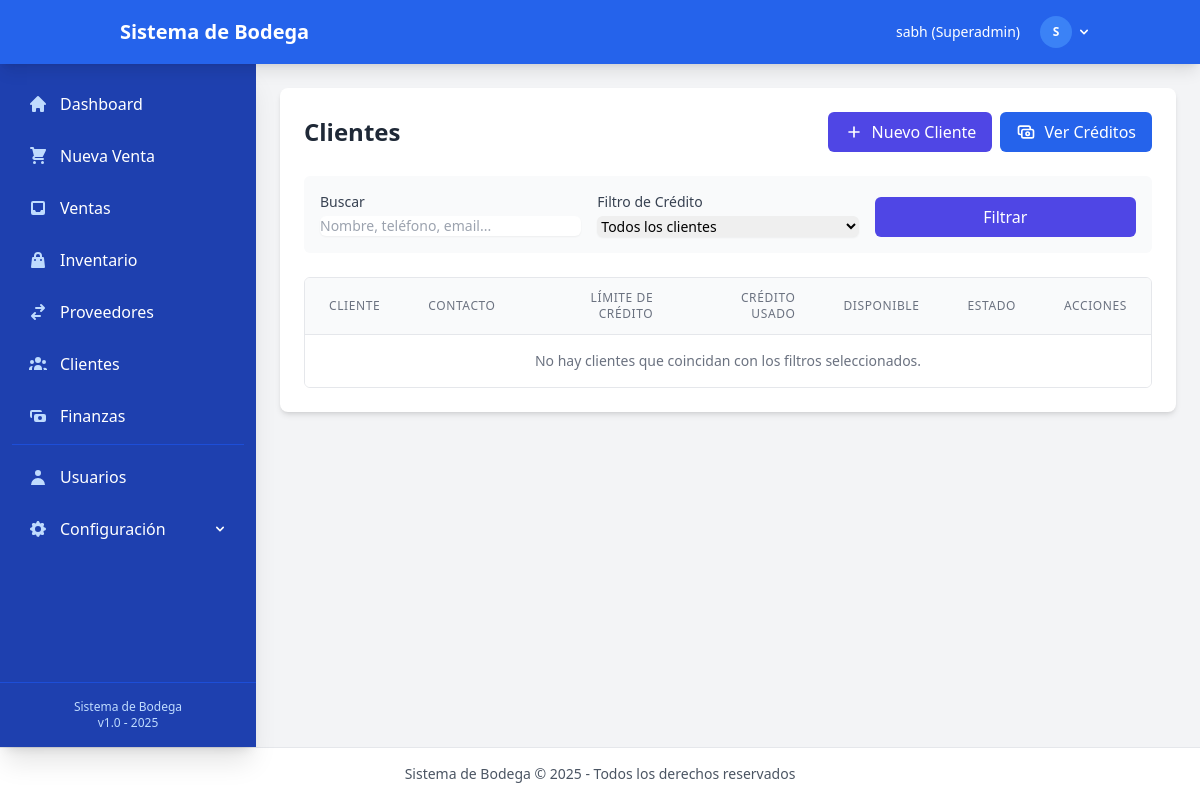
Page /customers/ (signed in) on the earlier database version.
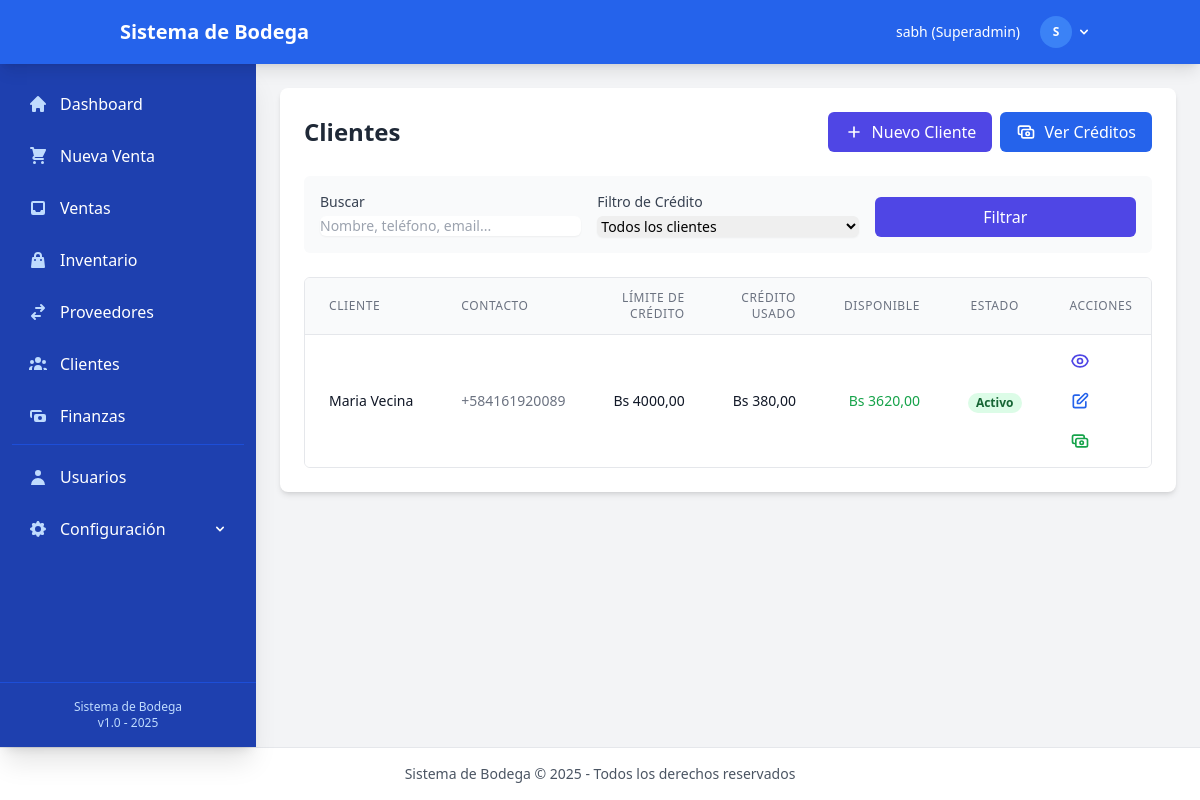
Same page on the later database version.
### customers/models.py (models this page shows, shortened)
class Customer(models.Model):
    name = models.CharField(
        max_length=100,
        verbose_name="Nombre"
    )
    phone = models.CharField(
        max_length=20,
        blank=True,
        verbose_name="Teléfono"
    )
    email = models.EmailField(
        blank=True,
        verbose_name="Email"
    )
    address = models.TextField(
        blank=True,
        verbose_name="Dirección"
    )
    credit_limit_bs = models.DecimalField(
        max_digits=12,
        decimal_places=2,
        default=0,
        verbose_name="Límite de Crédito (Bs)"
    )
    notes = models.TextField(
        blank=True,
        verbose_name="Notas"
    )
    is_active = models.BooleanField(
        default=True,
        verbose_name="Activo"
    )
    created_at = models.DateTimeField(
        auto_now_add=True,
        verbose_name="Creado el"
    )
    updated_at = models.DateTimeField(
        auto_now=True,
        verbose_name="Actualizado el"
    )
    class Meta:
        verbose_name = "Cliente"
        verbose_name_plural = "Clientes"
        ordering = ['name']
    @property
    def total_credit_used(self):
        from django.db.models import Sum
        total = self.credits.filter(is_paid=False).aggregate(Sum('amount_bs'))
        return total['amount_bs__sum'] or 0
    @property
    def available_credit(self):
        return self.credit_limit_bs - self.total_credit_used

### customers/views.py (the view)
# urls.py: path('', views.customer_list, name='customer_list'),
@login_required
def customer_list(request):
    search_query = request.GET.get('q')
    credit_filter = request.GET.get('credit')
    customers = Customer.objects.all()
    if search_query:
        customers = customers.filter(
            Q(name__icontains=search_query) |
            Q(phone__icontains=search_query) |
            Q(email__icontains=search_query)
        )
    if credit_filter == 'with_credit':
        customers = customers.filter(credit_limit_bs__gt=0)
    elif credit_filter == 'with_pending':
        customers_with_pending = CustomerCredit.objects.filter(
            is_paid=False
        ).values_list('customer_id', flat=True).distinct()
        customers = customers.filter(id__in=customers_with_pending)
    customers = customers.order_by('name')
    paginator = Paginator(customers, 20)  # 20 clientes por página
    page_number = request.GET.get('page')
    page_obj = paginator.get_page(page_number)
    return render(request, 'customers/customer_list.html', {
        'page_obj': page_obj,
        'search_query': search_query,
        'credit_filter': credit_filter,
    })

### accounts/models.py (called while the page is built)
    @property
    def role(self):
        if self.is_superuser:
            return 'Superadmin'
        elif self.is_admin:
            return 'Administrador'
        elif self.is_employee:
            return 'Empleado'
        else:
            return 'Usuario'

### utils/context_processors.py (called while the page is built)
def exchange_rate(request):
    latest_rate = ExchangeRate.get_latest_rate()
    return {
        'latest_exchange_rate': latest_rate,
    }

### utils/models.py (called while the page is built)
    @classmethod
    def get_latest_rate(cls):
        try:
            return cls.objects.latest()
        except cls.DoesNotExist:
            return None

### templates/customers/customer_list.html (shortened to what the changed rows need)
{% extends 'base/base.html' %}
{% block content %}
<div class="bg-white rounded-lg shadow-md p-6 mb-6">
    <div class="flex justify-between items-center mb-6">
        <h1 class="text-2xl font-bold text-gray-800">Clientes</h1>
    </div>
    <div class="bg-white overflow-hidden border border-gray-200 rounded-md">
        <table class="min-w-full divide-y divide-gray-200">
            <thead class="bg-gray-50">
                <tr>
                    <th scope="col" class="px-6 py-3 text-left text-xs font-medium text-gray-500 uppercase tracking-wider">
                        Cliente
                    </th>
                    <th scope="col" class="px-6 py-3 text-left text-xs font-medium text-gray-500 uppercase tracking-wider">
                        Contacto
                    </th>
                    <th scope="col" class="px-6 py-3 text-right text-xs font-medium text-gray-500 uppercase tracking-wider">
                        Límite de Crédito
                    </th>
                    <th scope="col" class="px-6 py-3 text-right text-xs font-medium text-gray-500 uppercase tracking-wider">
                        Crédito Usado
                    </th>
                    <th scope="col" class="px-6 py-3 text-right text-xs font-medium text-gray-500 uppercase tracking-wider">
                        Disponible
                    </th>
                    <th scope="col" class="px-6 py-3 text-center text-xs font-medium text-gray-500 uppercase tracking-wider">
                        Estado
                    </th>
                    <th scope="col" class="px-6 py-3 text-center text-xs font-medium text-gray-500 uppercase tracking-wider">
                        Acciones
                    </th>
                </tr>
            </thead>
            <tbody class="bg-white divide-y divide-gray-200">
                {% for customer in page_obj %}
                <tr class="hover:bg-gray-50">
                    <td class="px-6 py-4 whitespace-nowrap">
                        <div class="text-sm font-medium text-gray-900">{{ customer.name }}</div>
                    </td>
                    <td class="px-6 py-4 whitespace-nowrap">
                        <div class="text-sm text-gray-500">
                            {% if customer.phone %}
                                <div>{{ customer.phone }}</div>
                            {% endif %}
                        </div>
                    </td>
                    <td class="px-6 py-4 whitespace-nowrap text-sm text-gray-900 text-right">
                        Bs {{ customer.credit_limit_bs|floatformat:2 }}
                    </td>
                    <td class="px-6 py-4 whitespace-nowrap text-sm text-gray-900 text-right">
                        Bs {{ customer.total_credit_used|floatformat:2 }}
                    </td>
                    <td class="px-6 py-4 whitespace-nowrap text-sm text-right">
                        {% if customer.available_credit > 0 %}
                            <span class="font-medium text-green-600">Bs {{ customer.available_credit|floatformat:2 }}</span>
                        {% else %}
                            <span class="font-medium text-red-600">Bs {{ customer.available_credit|floatformat:2 }}</span>
                        {% endif %}
                    </td>
                    <td class="px-6 py-4 whitespace-nowrap text-center">
                        {% if customer.is_active %}
                            <span class="px-2 inline-flex text-xs leading-5 font-semibold rounded-full bg-green-100 text-green-800">
                                Activo
                            </span>
                        {% else %}
                            <span class="px-2 inline-flex text-xs leading-5 font-semibold rounded-full bg-red-100 text-red-800">
                                Inactivo
                            </span>
                        {% endif %}
                    </td>
                    <td class="px-6 py-4 whitespace-nowrap text-sm text-gray-500 text-center">
                        <a href="{% url 'customers:customer_detail' customer.id %}" class="text-indigo-600 hover:text-indigo-900 mr-3" title="Ver detalles">
                        </a>
                        <a href="{% url 'customers:customer_update' customer.id %}" class="text-blue-600 hover:text-blue-900 mr-3" title="Editar">
                            <svg xmlns="http://www.w3.org/2000/svg" class="h-5 w-5" fill="none" viewBox="0 0 24 24" stroke="currentColor">
                                <path stroke-linecap="round" stroke-linejoin="round" stroke-width="2" d="M11 5H6a2 2 0 00-2 2v11a2 2 0 002 2h11a2 2 0 002-2v-5m-1.414-9.414a2 2 0 112.828 2.828L11.828 15H9v-2.828l8.586-8.586z" />
                            </svg>
                        </a>
                        {% if customer.credit_limit_bs > 0 and customer.available_credit > 0 %}
                        <a href="{% url 'customers:credit_create' %}?customer={{ customer.id }}" class="text-green-600 hover:text-green-900" title="Nuevo crédito">
                        </a>
                        {% endif %}
                    </td>
                </tr>
                {% empty %}
                <tr>
                    <td colspan="7" class="px-6 py-4 text-center text-sm text-gray-500">
                        No hay clientes que coincidan con los filtros seleccionados.
                    </td>
                </tr>
                {% endfor %}
            </tbody>
        </table>
    </div>
</div>
{% endblock %}

Differences in the rows shown:
added Customer: name "Maria Vecina", phone "+584161920089", credit_limit_bs "4000,00", total_credit_used "380,00", available_credit "3620,00", is_active "Activo"
Other differences:
text no longer shown: "No hay clientes que coincidan con los filtros seleccionados."
